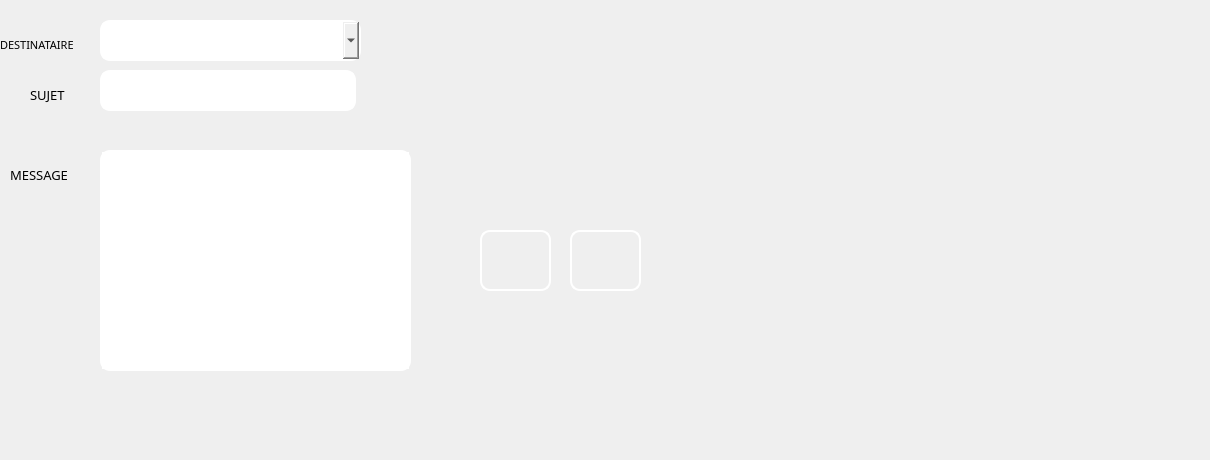
      <widget class="QWidget" name="tab_11">
       <attribute name="title">
        <string>Mailing</string>
       </attribute>
       <widget class="QPushButton" name="sendBtn">
        <property name="geometry">
         <rect>
          <x>480</x>
          <y>230</y>
          <width>71</width>
          <height>61</height>
         </rect>
        </property>
        <property name="styleSheet">
         <string notr="true">border-style: solid;
background-image: url(:/img/img/images.png);
border-color: white;
border-width: 2px;
border-radius: 10px;
color: rgb(255, 255, 255);</string>
        </property>
        <property name="text">
         <string/>
        </property>
       </widget>
       <widget class="QPlainTextEdit" name="msg">
        <property name="geometry">
         <rect>
          <x>100</x>
          <y>150</y>
          <width>311</width>
          <height>221</height>
         </rect>
        </property>
        <property name="styleSheet">
         <string notr="true">border-style: solid;
border-color: white;
border-width: 2px;
border-radius: 10px;
background-image: url(:/images/Sans titre - 1 (1).jpg);</string>
        </property>
       </widget>
       <widget class="QLineEdit" name="subject">
        <property name="geometry">
         <rect>
          <x>100</x>
          <y>70</y>
          <width>256</width>
          <height>41</height>
         </rect>
        </property>
        <property name="styleSheet">
         <string notr="true">border-style: solid;
border-color: white;
border-width: 2px;
border-radius: 10px;
color: rgb(255, 255, 255);</string>
        </property>
       </widget>
       <widget class="QPushButton" name="exitBtn">
        <property name="geometry">
         <rect>
          <x>570</x>
          <y>230</y>
          <width>71</width>
          <height>61</height>
         </rect>
        </property>
        <property name="styleSheet">
         <string notr="true">border-style: solid;
background-image: url(:/img/img/ex.jpg);
border-color: white;
border-width: 2px;
border-radius: 10px;
color: rgb(255, 255, 255);</string>
        </property>
        <property name="text">
         <string/>
        </property>
       </widget>
       <widget class="QComboBox" name="rcpt">
        <property name="geometry">
         <rect>
          <x>100</x>
          <y>20</y>
          <width>261</width>
          <height>41</height>
         </rect>
        </property>
        <property name="styleSheet">
         <string notr="true">border-style: solid;
border-color: white;
border-width: 2px;
border-radius: 10px;</string>
        </property>
       </widget>
       <widget class="QLabel" name="label_142">
        <property name="enabled">
         <bool>false</bool>
        </property>
        <property name="geometry">
         <rect>
          <x>0</x>
          <y>30</y>
          <width>94</width>
          <height>31</height>
         </rect>
        </property>
        <property name="maximumSize">
         <size>
          <width>94</width>
          <height>76</height>
         </size>
        </property>
        <property name="font">
         <font>
          <family>MS Reference Sans Serif</family>
          <pointsize>8</pointsize>
          <weight>50</weight>
          <italic>false</italic>
          <bold>false</bold>
         </font>
        </property>
        <property name="toolTip">
         <string>&lt;html&gt;&lt;head/&gt;&lt;body&gt;&lt;p&gt;ID&lt;/p&gt;&lt;/body&gt;&lt;/html&gt;</string>
        </property>
        <property name="styleSheet">
         <string notr="true">background-image: url(:/img/img/585e4adacb11b227491c3392.png);

color: rgb(0, 0, 0);
</string>
        </property>
        <property name="text">
         <string>&lt;html&gt;&lt;head/&gt;&lt;body&gt;&lt;p&gt;DESTINATAIRE&lt;/p&gt;&lt;/body&gt;&lt;/html&gt;</string>
        </property>
        <property name="wordWrap">
         <bool>false</bool>
        </property>
       </widget>
       <widget class="QLabel" name="label_143">
        <property name="enabled">
         <bool>false</bool>
        </property>
        <property name="geometry">
         <rect>
          <x>30</x>
          <y>80</y>
          <width>61</width>
          <height>31</height>
         </rect>
        </property>
        <property name="maximumSize">
         <size>
          <width>94</width>
          <height>76</height>
         </size>
        </property>
        <property name="font">
         <font>
          <family>MS Reference Sans Serif</family>
          <pointsize>8</pointsize>
          <weight>50</weight>
          <italic>false</italic>
          <bold>false</bold>
         </font>
        </property>
        <property name="toolTip">
         <string>&lt;html&gt;&lt;head/&gt;&lt;body&gt;&lt;p&gt;ID&lt;/p&gt;&lt;/body&gt;&lt;/html&gt;</string>
        </property>
        <property name="styleSheet">
         <string notr="true">background-image: url(:/img/img/585e4adacb11b227491c3392.png);

color: rgb(0, 0, 0);
</string>
        </property>
        <property name="text">
         <string>&lt;html&gt;&lt;head/&gt;&lt;body&gt;&lt;p&gt;&lt;span style=&quot; font-size:10pt;&quot;&gt;SUJET&lt;/span&gt;&lt;/p&gt;&lt;/body&gt;&lt;/html&gt;</string>
        </property>
        <property name="wordWrap">
         <bool>false</bool>
        </property>
       </widget>
       <widget class="QLabel" name="label_144">
        <property name="enabled">
         <bool>false</bool>
        </property>
        <property name="geometry">
         <rect>
          <x>10</x>
          <y>160</y>
          <width>91</width>
          <height>31</height>
         </rect>
        </property>
        <property name="maximumSize">
         <size>
          <width>94</width>
          <height>76</height>
         </size>
        </property>
        <property name="font">
         <font>
          <family>MS Reference Sans Serif</family>
          <pointsize>8</pointsize>
          <weight>50</weight>
          <italic>false</italic>
          <bold>false</bold>
         </font>
        </property>
        <property name="toolTip">
         <string>&lt;html&gt;&lt;head/&gt;&lt;body&gt;&lt;p&gt;ID&lt;/p&gt;&lt;/body&gt;&lt;/html&gt;</string>
        </property>
        <property name="styleSheet">
         <string notr="true">background-image: url(:/img/img/585e4adacb11b227491c3392.png);

color: rgb(0,0,0);
</string>
        </property>
        <property name="text">
         <string>&lt;html&gt;&lt;head/&gt;&lt;body&gt;&lt;p&gt;&lt;span style=&quot; font-size:10pt;&quot;&gt;MESSAGE&lt;/span&gt;&lt;/p&gt;&lt;/body&gt;&lt;/html&gt;</string>
        </property>
        <property name="wordWrap">
         <bool>false</bool>
        </property>
       </widget>
       <widget class="QLabel" name="label_17">
        <property name="geometry">
         <rect>
          <x>1080</x>
          <y>330</y>
          <width>121</width>
          <height>121</height>
         </rect>
        </property>
        <property name="styleSheet">
         <string notr="true">background-image: url(:/img/img/1024px-Volkswagen_Logo_till_1995.svg.png);</string>
        </property>
        <property name="text">
         <string/>
        </property>
       </widget>
      </widget>
